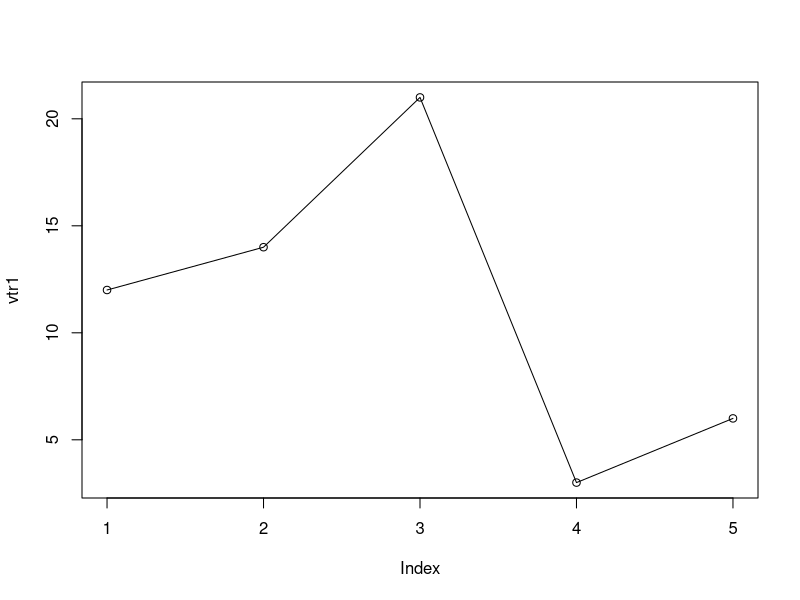

Reproduce this figure in R.

vtr1=c(12,14,21,3,6)                                                                                                        
plot(vtr1,type="o")
